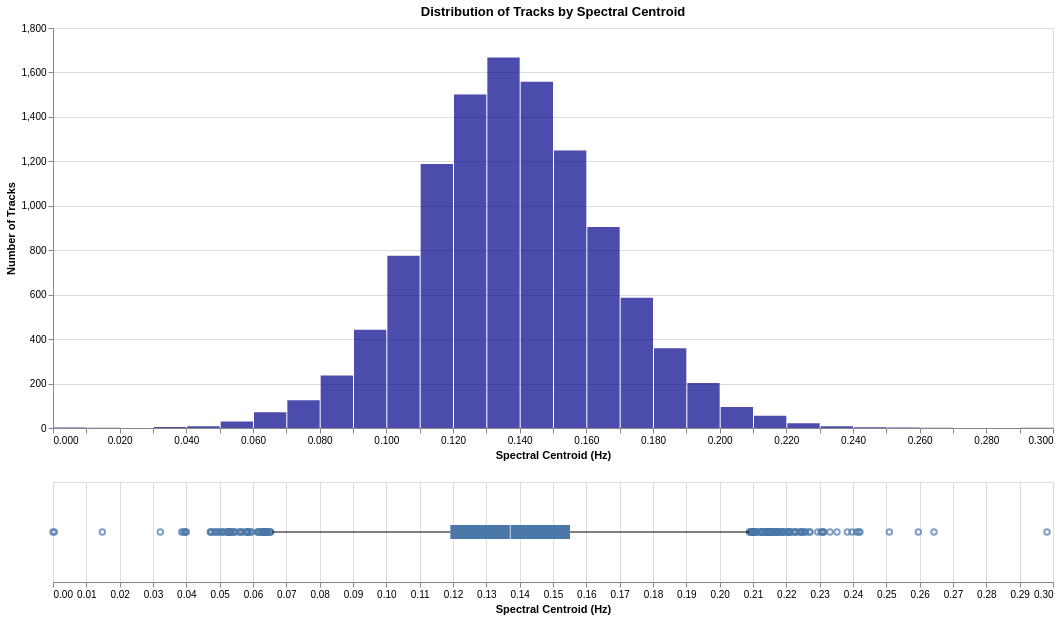

Write notebook code for a chart like this one.
### Code cell
chart_data = df[['centroid']].dropna().copy()
chart_data['centroid'] = pd.to_numeric(chart_data['centroid'])

histogram_chart = alt.Chart(chart_data).mark_bar(
    color='darkblue',
    opacity=0.7,
    tooltip=True
).encode(
    x=alt.X('centroid', bin=alt.Bin(maxbins=40), title='Spectral Centroid (Hz)'), 
    y=alt.Y('count()', title='Number of Tracks')
).properties(
    title='Distribution of Tracks by Spectral Centroid', 
    width=1000,
    height=400
)

boxplot_chart = alt.Chart(chart_data).mark_boxplot().encode(
    x=alt.X('centroid', title='Spectral Centroid (Hz)'),
    tooltip=[
        alt.Tooltip('min(centroid)', title='Min Centroid'),
        alt.Tooltip('q1(centroid)', title='Q1 Centroid'),
        alt.Tooltip('median(centroid)', title='Median Centroid'),
        alt.Tooltip('q3(centroid)', title='Q3 Centroid'),
        alt.Tooltip('max(centroid)', title='Max Centroid')
    ]
).properties(width=1000, height=100)

final_chart = histogram_chart & boxplot_chart
display(final_chart)

### Figure 1 — Vega specification as saved in the notebook (floating-point values rounded to 4 significant figures; data arrays with more than 128 entries replaced by an {"elided": "..."} marker saying what was removed)
{"$schema": "https://vega.github.io/schema/vega/v5.json", "data": [{"name": "source_0"}, {"name": "data_0", "values": [{"__count": 359, "bin_maxbins_40_centroid": 0.18, "bin_maxbins_40_centroid_end": 0.19}, {"__count": 94, "bin_maxbins_40_centroid": 0.2, "bin_maxbins_40_centroid_end": 0.21}, {"__count": 775, "bin_maxbins_40_centroid": 0.1, "bin_maxbins_40_centroid_end": 0.11}, {"__count": 1558, "bin_maxbins_40_centroid": 0.14, "bin_maxbins_40_centroid_end": 0.15}, {"__count": 1188, "bin_maxbins_40_centroid": 0.11, "bin_maxbins_40_centroid_end": 0.12}, {"__count": 1249, "bin_maxbins_40_centroid": 0.15, "bin_maxbins_40_centroid_end": 0.16}, {"__count": 586, "bin_maxbins_40_centroid": 0.17, "bin_maxbins_40_centroid_end": 0.18}, {"__count": 202, "bin_maxbins_40_centroid": 0.19, "bin_maxbins_40_centroid_end": 0.2}, {"__count": 1501, "bin_maxbins_40_centroid": 0.12, "bin_maxbins_40_centroid_end": 0.13}, {"__count": 1667, "bin_maxbins_40_centroid": 0.13, "bin_maxbins_40_centroid_end": 0.14}, {"__count": 905, "bin_maxbins_40_centroid": 0.16, "bin_maxbins_40_centroid_end": 0.17}, {"__count": 442, "bin_maxbins_40_centroid": 0.09, "bin_maxbins_40_centroid_end": 0.1}, {"__count": 55, "bin_maxbins_40_centroid": 0.21, "bin_maxbins_40_centroid_end": 0.22}, {"__count": 8, "bin_maxbins_40_centroid": 0.23, "bin_maxbins_40_centroid_end": 0.24}, {"__count": 71, "bin_maxbins_40_centroid": 0.06, "bin_maxbins_40_centroid_end": 0.07}, {"__count": 125, "bin_maxbins_40_centroid": 0.07, "bin_maxbins_40_centroid_end": 0.08}, {"__count": 236, "bin_maxbins_40_centroid": 0.08, "bin_maxbins_40_centroid_end": 0.09}, {"__count": 29, "bin_maxbins_40_centroid": 0.05, "bin_maxbins_40_centroid_end": 0.06}, {"__count": 21, "bin_maxbins_40_centroid": 0.22, "bin_maxbins_40_centroid_end": 0.23}, {"__count": 5, "bin_maxbins_40_centroid": 0.03, "bin_maxbins_40_centroid_end": 0.04}, {"__count": 8, "bin_maxbins_40_centroid": 0.04, "bin_maxbins_40_centroid_end": 0.05}, {"__count": 2, "bin_maxbins_40_centroid": 0.25, "bin_maxbins_40_centroid_end": 0.26}, {"__count": 1, "bin_maxbins_40_centroid": 0.01, "bin_maxbins_40_centroid_end": 0.02}, {"__count": 2, "bin_maxbins_40_centroid": 0.0, "bin_maxbins_40_centroid_end": 0.01}, {"__count": 3, "bin_maxbins_40_centroid": 0.24, "bin_maxbins_40_centroid_end": 0.25}, {"__count": 1, "bin_maxbins_40_centroid": 0.29, "bin_maxbins_40_centroid_end": 0.3}, {"__count": 1, "bin_maxbins_40_centroid": 0.26, "bin_maxbins_40_centroid_end": 0.27}]}, {"name": "data_1"}, {"name": "data_2", "values": {"elided": "169 records"}}, {"name": "data_3"}, {"name": "data_4", "values": [{"lower_box_centroid": 0.1192, "lower_whisker_centroid": 0.0657, "max_centroid": 0.2089}]}, {"name": "data_5", "values": [{"max_centroid": 0.2089, "upper_box_centroid": 0.1551, "upper_whisker_centroid": 0.2089}]}, {"name": "data_6"}, {"name": "data_7", "values": [{"lower_box_centroid": 0.1192, "max_centroid": 0.2982, "upper_box_centroid": 0.1551}]}, {"name": "data_8", "values": [{"lower_box_centroid": 0.1192, "max_centroid": 0.2982, "mid_box_centroid": 0.1372, "upper_box_centroid": 0.1551}]}, {"name": "data_0_concat_0_y_domain___count", "values": [{"min": 1, "max": 1667}]}], "signals": [{"name": "concat_0_bin_maxbins_40_centroid_bins", "value": {"fields": ["centroid"], "fname": "bin_centroid", "start": 0.0, "step": 0.01, "stop": 0.3}}, {"name": "concat_0_height", "value": 400}, {"name": "concat_1_height", "value": 100}], "marks": [{"type": "group", "name": "concat_0_group", "encode": {"update": {"width": {"signal": "width"}, "height": {"signal": "concat_0_height"}}}, "marks": [{"type": "rect", "name": "concat_0_marks", "from": {"data": "data_0"}, "encode": {"update": {"tooltip": {"signal": "{\"Spectral Centroid (Hz)\": !isValid(datum[\"bin_maxbins_40_centroid\"]) || !isFinite(+datum[\"bin_maxbins_40_centroid\"]) ? \"null\" : format(datum[\"bin_maxbins_40_centroid\"], \"\") + \" – \" + format(datum[\"bin_maxbins_40_centroid_end\"], \"\"), \"Number of Tracks\": format(datum[\"__count\"], \"\")}"}, "y": {"field": "__count", "scale": "concat_0_y"}, "x": {"field": "bin_maxbins_40_centroid_end", "scale": "concat_0_x", "offset": {"signal": "0.5 + (abs(scale(\"concat_0_x\", datum[\"bin_maxbins_40_centroid_end\"]) - scale(\"concat_0_x\", datum[\"bin_maxbins_40_centroid\"])) < 0.25 ? 0.5 * (0.25 - (abs(scale(\"concat_0_x\", datum[\"bin_maxbins_40_centroid_end\"]) - scale(\"concat_0_x\", datum[\"bin_maxbins_40_centroid\"])))) : -0.5)"}}, "y2": {"value": 0, "scale": "concat_0_y"}, "opacity": {"value": 0.7}, "fill": {"value": "darkblue"}, "x2": {"field": "bin_maxbins_40_centroid", "scale": "concat_0_x", "offset": {"signal": "0.5 + (abs(scale(\"concat_0_x\", datum[\"bin_maxbins_40_centroid_end\"]) - scale(\"concat_0_x\", datum[\"bin_maxbins_40_centroid\"])) < 0.25 ? -0.5 * (0.25 - (abs(scale(\"concat_0_x\", datum[\"bin_maxbins_40_centroid_end\"]) - scale(\"concat_0_x\", datum[\"bin_maxbins_40_centroid\"])))) : 0.5)"}}}}, "style": ["bar"]}], "axes": [{"scale": "concat_0_y", "grid": true, "domain": false, "orient": "left", "labels": false, "ticks": false, "zindex": 0, "aria": false, "gridScale": "concat_0_x", "tickCount": {"signal": "ceil(concat_0_height/40)"}, "maxExtent": 0, "minExtent": 0}, {"scale": "concat_0_x", "title": "Spectral Centroid (Hz)", "orient": "bottom", "tickCount": {"signal": "ceil(width/10)"}, "labelFlush": true, "labelOverlap": true, "zindex": 0, "grid": false}, {"scale": "concat_0_y", "title": "Number of Tracks", "orient": "left", "tickCount": {"signal": "ceil(concat_0_height/40)"}, "grid": false, "zindex": 0, "labelOverlap": true}], "title": {"text": "Distribution of Tracks by Spectral Centroid", "frame": "group"}, "style": "cell"}, {"type": "group", "name": "concat_1_group", "encode": {"update": {"width": {"signal": "width"}, "height": {"signal": "concat_1_height"}}}, "signals": [{"name": "height", "update": "concat_1_height"}], "marks": [{"type": "symbol", "name": "concat_1_layer_0_layer_0_marks", "from": {"data": "data_2"}, "encode": {"update": {"x": {"field": "centroid", "scale": "concat_1_x"}, "opacity": {"value": 0.7}, "fill": {"value": "transparent"}, "stroke": {"value": "#4c78a8"}, "y": {"signal": "concat_1_height", "mult": 0.5}}}, "style": ["point", "boxplot-outliers"]}, {"type": "rule", "name": "concat_1_layer_0_layer_1_layer_0_marks", "from": {"data": "data_4"}, "encode": {"update": {"y": {"signal": "concat_1_height", "mult": 0.5}, "tooltip": {"signal": "format(datum[\"max_centroid\"], \"\")"}, "x2": {"field": "lower_box_centroid", "scale": "concat_1_x"}, "stroke": {"value": "black"}, "x": {"field": "lower_whisker_centroid", "scale": "concat_1_x"}}}, "aria": false, "style": ["rule", "boxplot-rule"]}, {"type": "rule", "name": "concat_1_layer_0_layer_1_layer_1_marks", "from": {"data": "data_5"}, "encode": {"update": {"x": {"field": "upper_box_centroid", "scale": "concat_1_x"}, "tooltip": {"signal": "format(datum[\"max_centroid\"], \"\")"}, "stroke": {"value": "black"}, "x2": {"field": "upper_whisker_centroid", "scale": "concat_1_x"}, "y": {"signal": "concat_1_height", "mult": 0.5}}}, "style": ["rule", "boxplot-rule"], "aria": false}, {"type": "rect", "name": "concat_1_layer_1_layer_0_marks", "from": {"data": "data_7"}, "encode": {"update": {"fill": {"value": "#4c78a8"}, "tooltip": {"signal": "format(datum[\"max_centroid\"], \"\")"}, "x": {"field": "lower_box_centroid", "scale": "concat_1_x"}, "x2": {"field": "upper_box_centroid", "scale": "concat_1_x"}, "yc": {"signal": "concat_1_height", "mult": 0.5}, "height": {"value": 14}}}, "style": ["bar", "boxplot-box"]}, {"type": "rect", "name": "concat_1_layer_1_layer_1_marks", "from": {"data": "data_8"}, "encode": {"update": {"fill": [{"value": "#4c78a8", "test": "datum['lower_box_centroid'] >= datum['upper_box_centroid']"}, {"value": "white"}], "opacity": {"value": 0.7}, "xc": {"field": "mid_box_centroid", "scale": "concat_1_x"}, "width": {"value": 1}, "height": {"value": 14}, "tooltip": {"signal": "format(datum[\"max_centroid\"], \"\")"}, "yc": {"signal": "concat_1_height", "mult": 0.5}}}, "style": ["tick", "boxplot-median"], "aria": false}], "axes": [{"scale": "concat_1_x", "domain": false, "grid": true, "minExtent": 0, "ticks": false, "maxExtent": 0, "aria": false, "zindex": 0, "tickCount": {"signal": "ceil(width/40)"}, "orient": "bottom", "labels": false}, {"scale": "concat_1_x", "labelOverlap": true, "tickCount": {"signal": "ceil(width/40)"}, "orient": "bottom", "zindex": 0, "grid": false, "title": "Spectral Centroid (Hz)", "labelFlush": true}], "style": "cell"}], "scales": [{"name": "concat_0_x", "type": "linear", "domain": {"signal": "[concat_0_bin_maxbins_40_centroid_bins.start, concat_0_bin_maxbins_40_centroid_bins.stop]"}, "range": [0, {"signal": "width"}], "bins": {"signal": "concat_0_bin_maxbins_40_centroid_bins"}, "zero": false}, {"name": "concat_0_y", "type": "linear", "domain": [{"signal": "(data(\"data_0_concat_0_y_domain___count\")[0] || {}).min"}, {"signal": "(data(\"data_0_concat_0_y_domain___count\")[0] || {}).max"}], "range": [{"signal": "concat_0_height"}, 0], "nice": true, "zero": true}, {"name": "concat_1_x", "type": "linear", "domain": {"fields": [{"data": "data_2", "field": "centroid"}, {"data": "data_4", "field": "lower_whisker_centroid"}, {"data": "data_4", "field": "lower_box_centroid"}, {"data": "data_5", "field": "upper_box_centroid"}, {"data": "data_5", "field": "upper_whisker_centroid"}, {"data": "data_7", "field": "lower_box_centroid"}, {"data": "data_7", "field": "upper_box_centroid"}, {"data": "data_8", "field": "mid_box_centroid"}]}, "range": [0, {"signal": "width"}], "zero": true, "nice": true}], "background": "white", "padding": 5, "layout": {"padding": 20, "columns": 1, "bounds": "full", "align": "each"}, "width": 1000}
